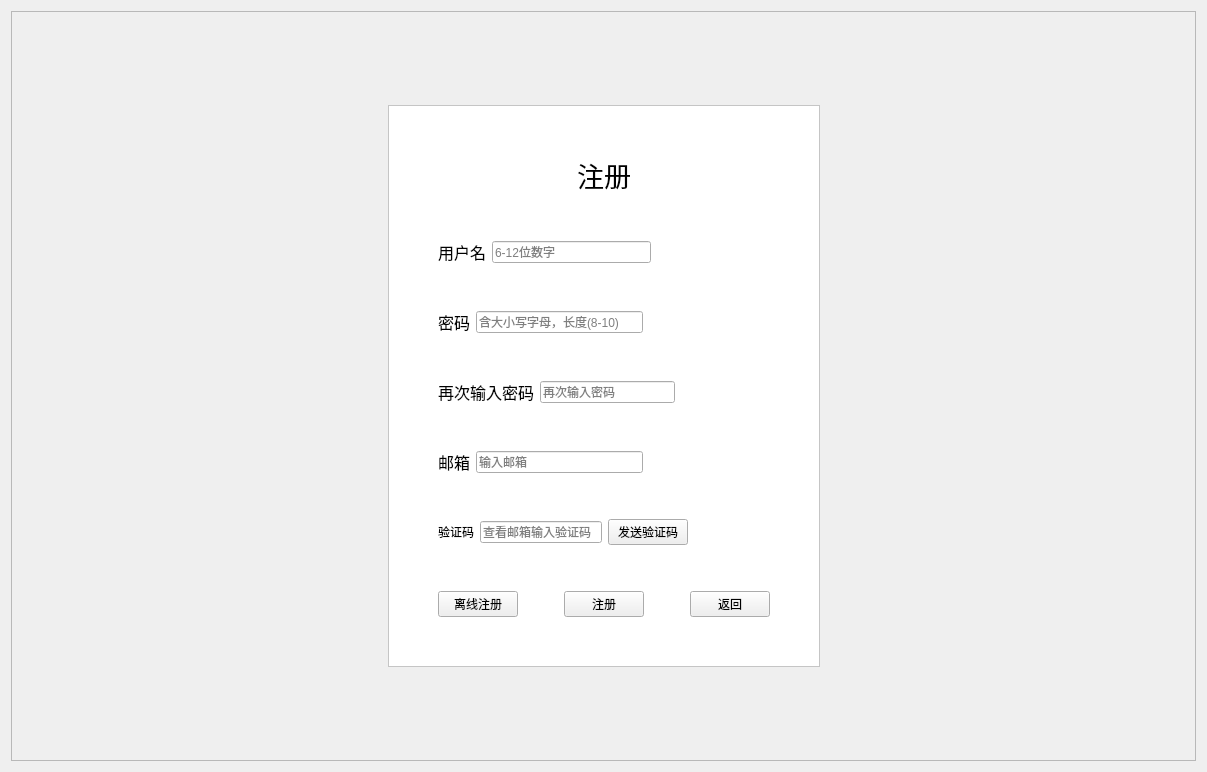
<?xml version="1.0" encoding="UTF-8"?>
<ui version="4.0">
 <class>RegisterWidget</class>
 <widget class="QWidget" name="RegisterWidget">
  <property name="geometry">
   <rect>
    <x>0</x>
    <y>0</y>
    <width>1207</width>
    <height>772</height>
   </rect>
  </property>
  <property name="windowTitle">
   <string>注册</string>
  </property>
  <layout class="QGridLayout" name="gridLayout_2">
   <item row="0" column="0">
    <widget class="QFrame" name="frame_2">
     <property name="styleSheet">
      <string notr="true">#frame_2{border-image: url(:/image/purple.jpg)}</string>
     </property>
     <property name="frameShape">
      <enum>QFrame::StyledPanel</enum>
     </property>
     <property name="frameShadow">
      <enum>QFrame::Raised</enum>
     </property>
     <layout class="QGridLayout" name="gridLayout">
      <item row="0" column="0">
       <layout class="QHBoxLayout" name="horizontalLayout_8">
        <item>
         <spacer name="horizontalSpacer">
          <property name="orientation">
           <enum>Qt::Horizontal</enum>
          </property>
          <property name="sizeHint" stdset="0">
           <size>
            <width>40</width>
            <height>20</height>
           </size>
          </property>
         </spacer>
        </item>
        <item>
         <widget class="QFrame" name="frame">
          <property name="sizePolicy">
           <sizepolicy hsizetype="Fixed" vsizetype="Fixed">
            <horstretch>0</horstretch>
            <verstretch>0</verstretch>
           </sizepolicy>
          </property>
          <property name="styleSheet">
           <string notr="true">#frame {background-color:#ffffff}</string>
          </property>
          <property name="frameShape">
           <enum>QFrame::StyledPanel</enum>
          </property>
          <property name="frameShadow">
           <enum>QFrame::Raised</enum>
          </property>
          <layout class="QVBoxLayout" name="verticalLayout">
           <item>
            <spacer name="verticalSpacer">
             <property name="orientation">
              <enum>Qt::Vertical</enum>
             </property>
             <property name="sizeHint" stdset="0">
              <size>
               <width>20</width>
               <height>40</height>
              </size>
             </property>
            </spacer>
           </item>
           <item>
            <layout class="QHBoxLayout" name="horizontalLayout_7">
             <item>
              <spacer name="horizontalSpacer_20">
               <property name="orientation">
                <enum>Qt::Horizontal</enum>
               </property>
               <property name="sizeHint" stdset="0">
                <size>
                 <width>40</width>
                 <height>20</height>
                </size>
               </property>
              </spacer>
             </item>
             <item>
              <widget class="QLabel" name="label">
               <property name="font">
                <font>
                 <family>黑体</family>
                 <pointsize>20</pointsize>
                </font>
               </property>
               <property name="text">
                <string>注册</string>
               </property>
               <property name="alignment">
                <set>Qt::AlignBottom|Qt::AlignHCenter</set>
               </property>
              </widget>
             </item>
             <item>
              <spacer name="horizontalSpacer_21">
               <property name="orientation">
                <enum>Qt::Horizontal</enum>
               </property>
               <property name="sizeHint" stdset="0">
                <size>
                 <width>40</width>
                 <height>20</height>
                </size>
               </property>
              </spacer>
             </item>
            </layout>
           </item>
           <item>
            <spacer name="verticalSpacer_2">
             <property name="orientation">
              <enum>Qt::Vertical</enum>
             </property>
             <property name="sizeHint" stdset="0">
              <size>
               <width>20</width>
               <height>39</height>
              </size>
             </property>
            </spacer>
           </item>
           <item>
            <layout class="QHBoxLayout" name="horizontalLayout">
             <item>
              <spacer name="horizontalSpacer_2">
               <property name="orientation">
                <enum>Qt::Horizontal</enum>
               </property>
               <property name="sizeType">
                <enum>QSizePolicy::Fixed</enum>
               </property>
               <property name="sizeHint" stdset="0">
                <size>
                 <width>40</width>
                 <height>20</height>
                </size>
               </property>
              </spacer>
             </item>
             <item>
              <widget class="QLabel" name="label_2">
               <property name="font">
                <font>
                 <family>Arial</family>
                 <pointsize>12</pointsize>
                </font>
               </property>
               <property name="text">
                <string>用户名</string>
               </property>
              </widget>
             </item>
             <item>
              <widget class="QLineEdit" name="user_name">
               <property name="styleSheet">
                <string notr="true"/>
               </property>
               <property name="maxLength">
                <number>12</number>
               </property>
               <property name="placeholderText">
                <string>6-12位数字</string>
               </property>
              </widget>
             </item>
             <item>
              <spacer name="horizontalSpacer_3">
               <property name="orientation">
                <enum>Qt::Horizontal</enum>
               </property>
               <property name="sizeHint" stdset="0">
                <size>
                 <width>40</width>
                 <height>20</height>
                </size>
               </property>
              </spacer>
             </item>
            </layout>
           </item>
           <item>
            <spacer name="verticalSpacer_3">
             <property name="orientation">
              <enum>Qt::Vertical</enum>
             </property>
             <property name="sizeHint" stdset="0">
              <size>
               <width>20</width>
               <height>40</height>
              </size>
             </property>
            </spacer>
           </item>
           <item>
            <layout class="QHBoxLayout" name="horizontalLayout_2">
             <item>
              <spacer name="horizontalSpacer_4">
               <property name="orientation">
                <enum>Qt::Horizontal</enum>
               </property>
               <property name="sizeType">
                <enum>QSizePolicy::Fixed</enum>
               </property>
               <property name="sizeHint" stdset="0">
                <size>
                 <width>40</width>
                 <height>20</height>
                </size>
               </property>
              </spacer>
             </item>
             <item>
              <widget class="QLabel" name="label_3">
               <property name="font">
                <font>
                 <family>Arial</family>
                 <pointsize>12</pointsize>
                </font>
               </property>
               <property name="text">
                <string>密码</string>
               </property>
              </widget>
             </item>
             <item>
              <widget class="QLineEdit" name="pass_word">
               <property name="echoMode">
                <enum>QLineEdit::Password</enum>
               </property>
               <property name="placeholderText">
                <string>含大小写字母，长度(8-10)</string>
               </property>
              </widget>
             </item>
             <item>
              <spacer name="horizontalSpacer_6">
               <property name="orientation">
                <enum>Qt::Horizontal</enum>
               </property>
               <property name="sizeHint" stdset="0">
                <size>
                 <width>40</width>
                 <height>20</height>
                </size>
               </property>
              </spacer>
             </item>
            </layout>
           </item>
           <item>
            <spacer name="verticalSpacer_4">
             <property name="orientation">
              <enum>Qt::Vertical</enum>
             </property>
             <property name="sizeHint" stdset="0">
              <size>
               <width>20</width>
               <height>40</height>
              </size>
             </property>
            </spacer>
           </item>
           <item>
            <layout class="QHBoxLayout" name="horizontalLayout_3">
             <item>
              <spacer name="horizontalSpacer_7">
               <property name="orientation">
                <enum>Qt::Horizontal</enum>
               </property>
               <property name="sizeType">
                <enum>QSizePolicy::Fixed</enum>
               </property>
               <property name="sizeHint" stdset="0">
                <size>
                 <width>40</width>
                 <height>20</height>
                </size>
               </property>
              </spacer>
             </item>
             <item>
              <widget class="QLabel" name="label_4">
               <property name="font">
                <font>
                 <family>Arial</family>
                 <pointsize>12</pointsize>
                </font>
               </property>
               <property name="text">
                <string>再次输入密码</string>
               </property>
              </widget>
             </item>
             <item>
              <widget class="QLineEdit" name="re_pass_word">
               <property name="text">
                <string/>
               </property>
               <property name="echoMode">
                <enum>QLineEdit::Password</enum>
               </property>
               <property name="placeholderText">
                <string>再次输入密码</string>
               </property>
              </widget>
             </item>
             <item>
              <spacer name="horizontalSpacer_9">
               <property name="orientation">
                <enum>Qt::Horizontal</enum>
               </property>
               <property name="sizeHint" stdset="0">
                <size>
                 <width>40</width>
                 <height>20</height>
                </size>
               </property>
              </spacer>
             </item>
            </layout>
           </item>
           <item>
            <spacer name="verticalSpacer_5">
             <property name="orientation">
              <enum>Qt::Vertical</enum>
             </property>
             <property name="sizeHint" stdset="0">
              <size>
               <width>20</width>
               <height>40</height>
              </size>
             </property>
            </spacer>
           </item>
           <item>
            <layout class="QHBoxLayout" name="horizontalLayout_4">
             <item>
              <spacer name="horizontalSpacer_10">
               <property name="orientation">
                <enum>Qt::Horizontal</enum>
               </property>
               <property name="sizeType">
                <enum>QSizePolicy::Fixed</enum>
               </property>
               <property name="sizeHint" stdset="0">
                <size>
                 <width>40</width>
                 <height>20</height>
                </size>
               </property>
              </spacer>
             </item>
             <item>
              <widget class="QLabel" name="label_5">
               <property name="font">
                <font>
                 <family>Arial</family>
                 <pointsize>12</pointsize>
                </font>
               </property>
               <property name="text">
                <string>邮箱</string>
               </property>
               <property name="alignment">
                <set>Qt::AlignCenter</set>
               </property>
              </widget>
             </item>
             <item>
              <widget class="QLineEdit" name="mail">
               <property name="placeholderText">
                <string>输入邮箱</string>
               </property>
              </widget>
             </item>
             <item>
              <spacer name="horizontalSpacer_12">
               <property name="orientation">
                <enum>Qt::Horizontal</enum>
               </property>
               <property name="sizeHint" stdset="0">
                <size>
                 <width>40</width>
                 <height>20</height>
                </size>
               </property>
              </spacer>
             </item>
            </layout>
           </item>
           <item>
            <spacer name="verticalSpacer_6">
             <property name="orientation">
              <enum>Qt::Vertical</enum>
             </property>
             <property name="sizeHint" stdset="0">
              <size>
               <width>20</width>
               <height>39</height>
              </size>
             </property>
            </spacer>
           </item>
           <item>
            <layout class="QHBoxLayout" name="horizontalLayout_5">
             <item>
              <spacer name="horizontalSpacer_14">
               <property name="orientation">
                <enum>Qt::Horizontal</enum>
               </property>
               <property name="sizeType">
                <enum>QSizePolicy::Fixed</enum>
               </property>
               <property name="sizeHint" stdset="0">
                <size>
                 <width>40</width>
                 <height>20</height>
                </size>
               </property>
              </spacer>
             </item>
             <item>
              <widget class="QLabel" name="label_6">
               <property name="text">
                <string>验证码</string>
               </property>
              </widget>
             </item>
             <item>
              <widget class="QLineEdit" name="verify_code">
               <property name="placeholderText">
                <string>查看邮箱输入验证码</string>
               </property>
              </widget>
             </item>
             <item>
              <widget class="QPushButton" name="sendCode">
               <property name="text">
                <string>发送验证码</string>
               </property>
              </widget>
             </item>
             <item>
              <spacer name="horizontalSpacer_13">
               <property name="orientation">
                <enum>Qt::Horizontal</enum>
               </property>
               <property name="sizeHint" stdset="0">
                <size>
                 <width>40</width>
                 <height>20</height>
                </size>
               </property>
              </spacer>
             </item>
            </layout>
           </item>
           <item>
            <spacer name="verticalSpacer_7">
             <property name="orientation">
              <enum>Qt::Vertical</enum>
             </property>
             <property name="sizeHint" stdset="0">
              <size>
               <width>20</width>
               <height>40</height>
              </size>
             </property>
            </spacer>
           </item>
           <item>
            <layout class="QHBoxLayout" name="horizontalLayout_6">
             <item>
              <spacer name="horizontalSpacer_16">
               <property name="orientation">
                <enum>Qt::Horizontal</enum>
               </property>
               <property name="sizeType">
                <enum>QSizePolicy::Fixed</enum>
               </property>
               <property name="sizeHint" stdset="0">
                <size>
                 <width>40</width>
                 <height>20</height>
                </size>
               </property>
              </spacer>
             </item>
             <item>
              <widget class="QPushButton" name="register_1">
               <property name="text">
                <string>离线注册</string>
               </property>
              </widget>
             </item>
             <item>
              <spacer name="horizontalSpacer_17">
               <property name="orientation">
                <enum>Qt::Horizontal</enum>
               </property>
               <property name="sizeHint" stdset="0">
                <size>
                 <width>40</width>
                 <height>20</height>
                </size>
               </property>
              </spacer>
             </item>
             <item>
              <widget class="QPushButton" name="register_2">
               <property name="text">
                <string>注册</string>
               </property>
              </widget>
             </item>
             <item>
              <spacer name="horizontalSpacer_18">
               <property name="orientation">
                <enum>Qt::Horizontal</enum>
               </property>
               <property name="sizeHint" stdset="0">
                <size>
                 <width>40</width>
                 <height>20</height>
                </size>
               </property>
              </spacer>
             </item>
             <item>
              <widget class="QPushButton" name="backToLogin">
               <property name="text">
                <string>返回</string>
               </property>
              </widget>
             </item>
             <item>
              <spacer name="horizontalSpacer_19">
               <property name="orientation">
                <enum>Qt::Horizontal</enum>
               </property>
               <property name="sizeHint" stdset="0">
                <size>
                 <width>40</width>
                 <height>20</height>
                </size>
               </property>
              </spacer>
             </item>
            </layout>
           </item>
           <item>
            <spacer name="verticalSpacer_8">
             <property name="orientation">
              <enum>Qt::Vertical</enum>
             </property>
             <property name="sizeHint" stdset="0">
              <size>
               <width>20</width>
               <height>40</height>
              </size>
             </property>
            </spacer>
           </item>
          </layout>
         </widget>
        </item>
        <item>
         <spacer name="horizontalSpacer_5">
          <property name="orientation">
           <enum>Qt::Horizontal</enum>
          </property>
          <property name="sizeHint" stdset="0">
           <size>
            <width>40</width>
            <height>20</height>
           </size>
          </property>
         </spacer>
        </item>
       </layout>
      </item>
     </layout>
    </widget>
   </item>
  </layout>
 </widget>
 <resources/>
 <connections/>
</ui>
